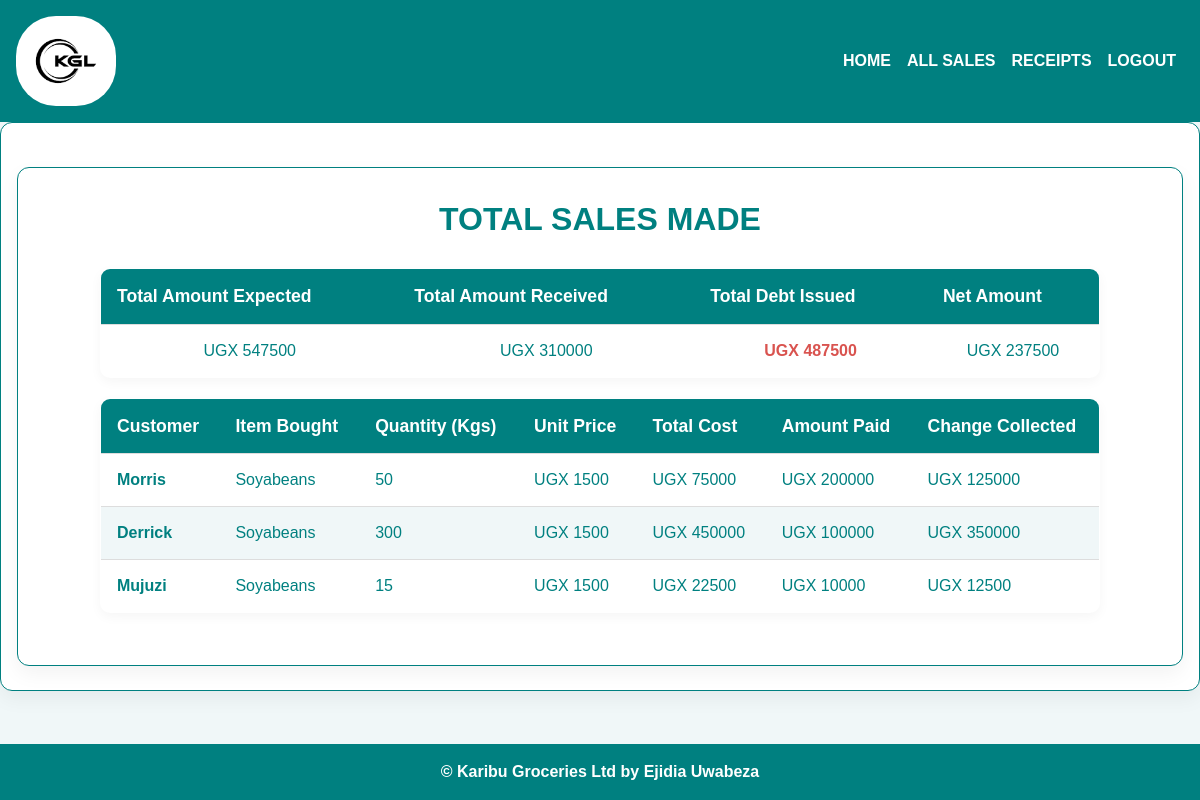
The app's page /all_sales/ (signed in), older data.
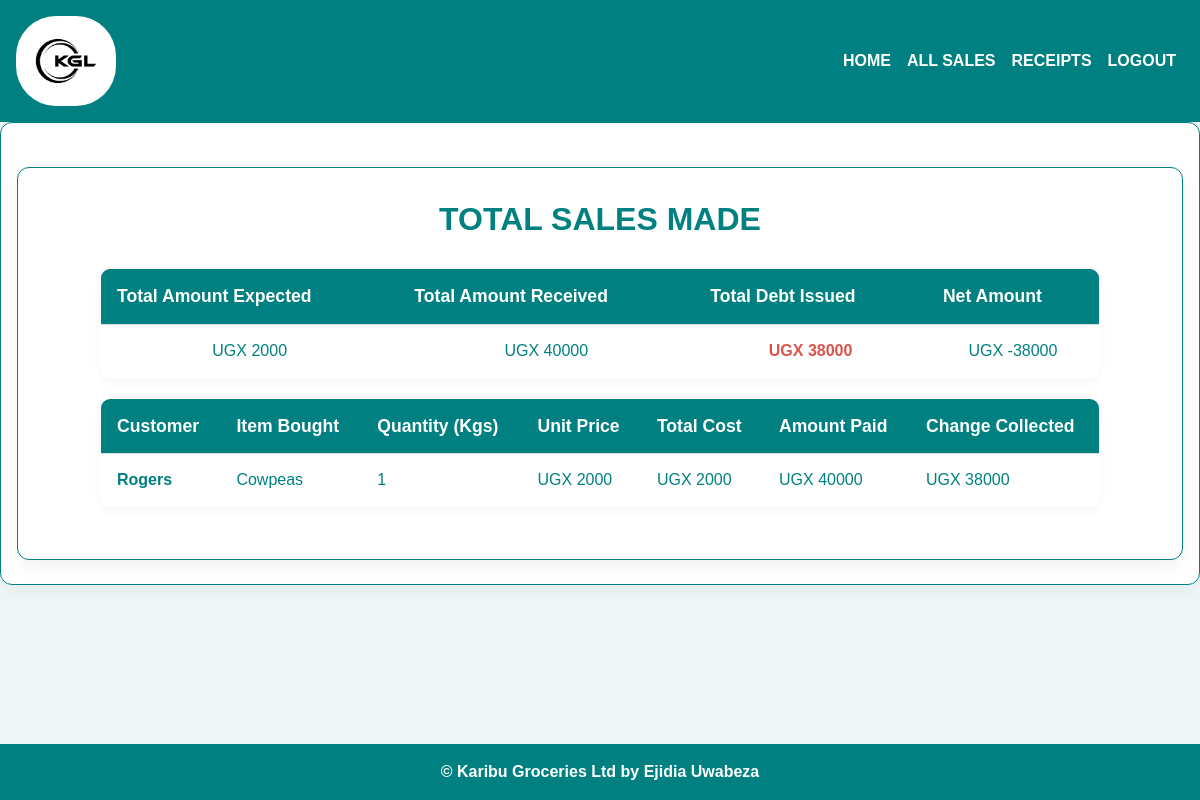
The same page, newer data.
### karibu/models.py (models this page shows, shortened)
class Sales(models.Model):
    branch_name = models.CharField(max_length=50, null =True, blank=False)
    seller = models.CharField(max_length=50, null =True, blank=False)
    item = models.ForeignKey(Stock, on_delete=models.CASCADE)
    quantity = models.IntegerField(default=10, null=True, blank=False)
    amount_received = models.IntegerField(default=10, null=True, blank=False)
    issued_to = models.CharField(max_length=50, null=True, blank=False)
    unit_price = models.IntegerField(default=10, null=True, blank=False)
    date_of_sales = models.DateTimeField(default=datetime.now())
    def get_total(self):
        if self.quantity is None or self.item.unit_price is None:
            return 0  # Return 0 if either value is None
        total = self.quantity * self.item.unit_price
        return int(total)
    def get_change(self):
        if self.quantity is None or self.item.unit_price is None:
            return 0
        change = self.get_total() - self.amount_received
        return abs(int(change))

class Stock(models.Model):
    item_name=models.CharField(max_length=50, null = True, blank=False)
    stock_branch_name=models.CharField(max_length=50, null = True, blank=False)
    stock_type=models.CharField(max_length=50, null = True, blank=False)
    stock_time_of_arrival=models.DateTimeField( default=datetime.now(), null=True, blank=True)
    created_at =models.DateTimeField(auto_now_add=True,null=True)
    supplier_contact=models.CharField(max_length=50, null = True, blank=False)
    stock_source = models.CharField(max_length=50, null = True, blank=False)
    unit_cost = models.IntegerField(default=10, null = True, blank=False)
    unit_price = models.IntegerField(default=0, null = True, blank=False)
    total_quantity = models.IntegerField(default=0, null = True, blank=False)
    issued_quantity = models.IntegerField(default=0, null = True, blank=False)
    def __str__(self):
        return self.item_name

### karibu/views.py (the view)
# urls.py: path('all_sales/', views.all_sales, name='all_sales'),
@login_required
def all_sales(request):
    sales = Sales.objects.all().order_by('-id')
    total_expected = sum([items.get_total() or 0 for items in sales])
    total = sum([items.amount_received or 0 for items in sales])
    total_change = sum([items.get_change() or 0 for items in sales])
    net = total_expected - total
    return render(request, 'ebook/all_sales.html', {
        'sales': sales,
        'total': total,
        'total_change': total_change,
        'net': net,
        'total_expected': total_expected
    })

### karibu/templates/ebook/all_sales.html (shortened to what this page needs)
{% extends 'ebook/base.html' %}
{% load static %}
{% block content %}
<div class="container">
  <h1 class="text-center">TOTAL SALES MADE</h1>
  <table class="transparent-table">
    <thead>
      <tr>
        <th>Total Amount Expected</th>
        <th>Total Amount Received</th>
        <th>Total Debt Issued</th>
        <th>Net Amount</th>
      </tr>
    </thead>
    <tbody>
      <tr>
        <td>UGX {{ total_expected }}</td>
        <td>UGX {{ total }}</td>
        <td class="highlight">UGX {{ total_change }}</td>
        <td>UGX {{ net }}</td>
      </tr>
    </tbody>
  </table>
  <table class="sales-table">
    <thead>
      <tr>
        <th>Customer</th>
        <th>Item Bought</th>
        <th>Quantity (Kgs)</th>
        <th>Unit Price</th>
        <th>Total Cost</th>
        <th>Amount Paid</th>
        <th>Change Collected</th>
      </tr>
    </thead>
    <tbody>
      {% for sale in sales %}
      <tr>
        <td><a href="/receipt_detail/{{ sale.id }}">{{ sale.issued_to|title }}</a></td>
        <td>{{ sale.item|title }}</td>
        <td>{{ sale.quantity }}</td>
        <td>UGX {{ sale.unit_price }}</td>
        <td>UGX {{ sale.get_total }}</td>
        <td>UGX {{ sale.amount_received }}</td>
        <td>UGX {{ sale.get_change }}</td>
      </tr>
      {% endfor %}
    </tbody>
  </table>
</div>
{% endblock %}

Row changes from the older to the newer data that the page shows:
removed Sales: issued_to "Morris", item "Soyabeans", quantity "50", unit_price "1500", get_total "75000", amount_received "200000", get_change "125000"
removed Sales: issued_to "Derrick", item "Soyabeans", quantity "300", unit_price "1500", get_total "450000", amount_received "100000", get_change "350000"
removed Sales: issued_to "Mujuzi", item "Soyabeans", quantity "15", unit_price "1500", get_total "22500", amount_received "10000", get_change "12500"
added Sales: issued_to "Rogers", item "Cowpeas", quantity "1", unit_price "2000", get_total "2000", amount_received "40000", get_change "38000"
Text that changed along with them:
{{ total_expected }}: "547500" → "2000"
{{ total }}: "310000" → "40000"
{{ total_change }}: "487500" → "38000"
{{ net }}: "237500" → "-38000"
